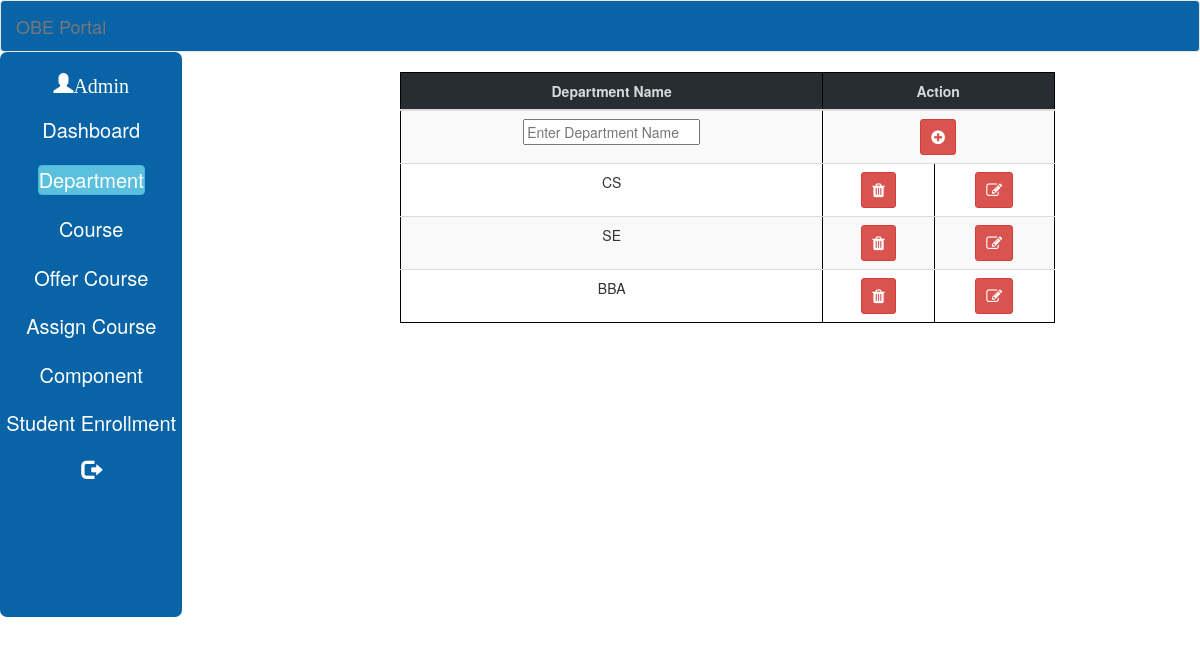
Screenshot of /admin/department.php with the database file from the repository.
### tables this page shows
CREATE TABLE IF NOT EXISTS `dept` (
  `dept_id` int(11) NOT NULL,
  `dept` varchar(255) NOT NULL
);

### admin/department.php (the view, shortened to what this page needs)
<?php include("db.php");
?>
<!DOCTYPE html>
<html>
<head>
  <link rel="stylesheet" href="../css/style_2.css">
  <link rel="stylesheet" href="https://maxcdn.bootstrapcdn.com/font-awesome/4.7.0/css/font-awesome.min.css">
  <link rel="stylesheet" href="../css/bootstrap.min.css">
  </head>
<body>
   <div id="function">
     <div>
      <nav class="navbar navbar-default" id="nb">
        <div class="container-fluid">
          <div class="navbar-header">
            <a class="navbar-brand" href="#">OBE Portal</a>
          </div>
        </div>
      </nav>
      <div style="width:95%; margin:0px auto ; " id="nb2">
       <table id="tbl1" width="16%" height="565px">
        <tr><td valign="top"><br>
          <a href="#" class="glyphicon glyphicon-user">Admin</a><br><br>
          <a href="admin_dashboard.php">Dashboard</a><br><br>
          <a href="department.php" class="btn btn-info">Department</a><br><br>
          <a href="course.php">Course</a><br><br>
          <a href="offered_course.php">Offer Course</a><br><br>
          <a href="assign_course.php">Assign Course</a><br><br>
          <a href="component.php">Component</a><br><br>
          <a href="st_enrollment.php">Student Enrollment</a><br><br>
          <a href="../logout.php" class="glyphicon glyphicon-log-out"></a>
          </td>
        </tr>
      </table>
    <div style="width:85%; margin:0px auto ; ">
    <form method="POST" action="">
    <div class="table-responsive">
        <table id="tbl2" class="table table-striped" border="1px solid black" width="35%">
      <thead>
        <tr>
            <th>Department Name</th>
            <th colspan="2">Action</th>
        </tr>
      </thead>
           <tbody>
        <tr>
          <td><input type="text" name="new_dept" placeholder="Enter Department Name" size="20"> </td>
          <td colspan="2"><button type="submit" name="add" class="btn btn btn-danger btn-sm" style="font-size:16px"><i class="fa fa-plus-circle"></i></button></td>
        </tr>
               <?php
         $query_2="SELECT *FROM dept";
        if($select=mysqli_query($connection,$query_2)){
                    if(mysqli_num_rows($select) > 0){
                      while ($row = mysqli_fetch_array($select)){
                          echo "<tr>";
                            echo "<td>".$row['dept']."</td>";
                      ?>
          <td><button type="submit" name="delete_row" class="btn btn btn-danger btn-sm" value="<?php echo $row['dept_id']; ?>" onclick="return confirm('Are you confirm to delete?')" style="font-size:16px"><i class="fa fa-trash"></i></button></td>
          <td><button type="submit" name="edit_row" class="btn btn btn-danger btn-sm" value="<?php echo $row['dept_id']; ?>" style="font-size:16px"><i class="fa fa-edit"></i></button></td>
          <?php
                echo "</tr>";
                        }
                    }
                }
                  ?>
        </tbody>
        </table>
        </div>
      </form>
     </div>
  </div>
</body>
</html>

### css/style_2.css (style rules this page uses)
#function { width: 100%; margin: 0px auto; }
#nb { margin-top: 0px; margin-bottom: 0px; background-color: #0864A6; color: #ffffff; }
#nb2 { margin-left: 0px; float: left; }
table th, td, tr { text-align: center; }
table th { background-color: #85929E; color: #D5DBDB; }
#tbl1 { float: left; background-color: #0864A6 !important; min-height: 450px; border-radius: 7px; }
#tbl1 a { text-decoration: none; padding: 0px; margin: 0px; font-size: 20px; color: white; }
#tbl2 { margin-top: 20px; border: 1px solid black; float: right; width: 75%; }
#tbl2 th { background-color: #282c33; color: #D5DBDB; }

### admin/department.php (style rules this page uses)
#tbl2 { border-radius:2rem !important; }

### rows the page displays
dept: dept "CS", $row['dept_id'] 1 (drawn)
dept: dept "SE", $row['dept_id'] 3 (drawn)
dept: dept "BBA", $row['dept_id'] 5 (drawn)
